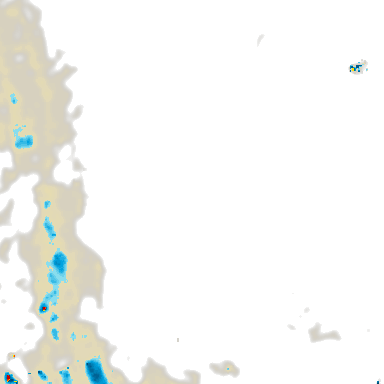
#> input picture tests/host/data/radar1.png, 384 x 384 px
$ python make_radar_base.py ../tests/host/data/radar1.png
#> lines starting #> are read from the running program, lines starting #| are printed output that depends on the picture
#!/usr/bin/env python3
"""Makes a radar base map, components/calendar_ui/radar_base_zN.rgb565, from a picture of it: raw RGB565, little endian
(LVGL's native colour with LV_COLOR_16_SWAP off), 380x330, 250,800 bytes, embedded in flash by the build and drawn
straight from there (no RAM). The picture is the map the radar frames are drawn over - the same scale and centre as
RainViewer's 384 px frames at that zoom, shown scaled 4/3. The radar page has three zooms, each with its own map:

    zoom 5 = 1/2x (four times the area)    zoom 6 = 1x (the normal view)    zoom 7 = 2x

  python3 tools/make_radar_base.py picture.png --zoom 6 [--local]          (needs Pillow)

Without --local the output is components/calendar_ui/radar_base_zN.rgb565 - the fictional map the repository ships (made
by tools/make_fictional_map.py). To use a real map of your own area, add --local: the output is then
components/calendar_ui/radar_base_zN.local.rgb565, which the build prefers when it exists (re-run cmake after adding
one) and git ignores. Each zoom is chosen separately, so any you don't make a local map for keeps the fictional one.
"""
import argparse
import struct
from PIL import Image

ap = argparse.ArgumentParser(description=__doc__.split("\n")[0])
ap.add_argument("picture")
ap.add_argument("--zoom", type=int, choices=(5, 6, 7), default=6)
ap.add_argument("--local", action="store_true", help="write the git-ignored radar_base_zN.local.rgb565")
ap.add_argument("--out", help="output file (overrides --zoom/--local naming)")
a = ap.parse_args()

im = Image.open(a.picture).convert("RGB")
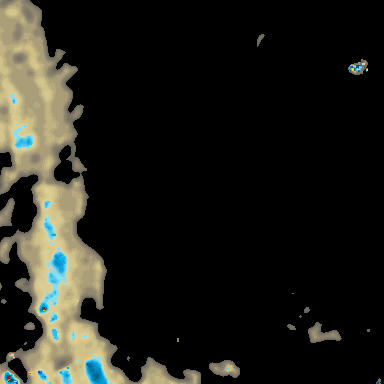
#> im: PIL image 384x384 RGB; mean R, G, B 31.2, 31.1, 25.1
#> (the run stopped early here; a loop or call above may not have finished)
